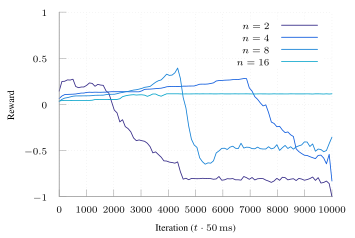

Source code (gnuplot):
set terminal tikz standalone color size 9cm,6cm font '\scriptsize' preamble '\usepackage{microtype} \usepackage{times} \usepackage[T1]{fontenc} \usepackage{siunitx}\sisetup{detect-all}'
set output "soln-reward-binary.tex"

load "parula.pal"

set style line 102 lc rgb '#a0a0a0' lt 1 lw 1
set border ls 102
set colorbox border 102
set key textcolor rgb "black"
set tics textcolor rgb "black"
set label textcolor rgb "black"

set border 3
set grid x y
set xtics nomirror
set ytics nomirror

#set key autotitle columnhead
set datafile separator ","

set xlabel "Iteration ($t \\cdot{} \\SI{50}{\\milli\\second}$)"
set ylabel "Reward"

set yrange [-1.0:1.0]

plot '../results/soln-2-avg.csv' u 1:2 w lines smooth sbezier title "$n=2$", \
     '../results/soln-4-avg.csv' u 1:2 w lines smooth sbezier title "$n=4$", \
     '../results/soln-8-avg.csv' u 1:2 w lines smooth sbezier title "$n=8$", \
     '../results/soln-16-avg.csv' u 1:2 w lines smooth sbezier title "$n=16$"
